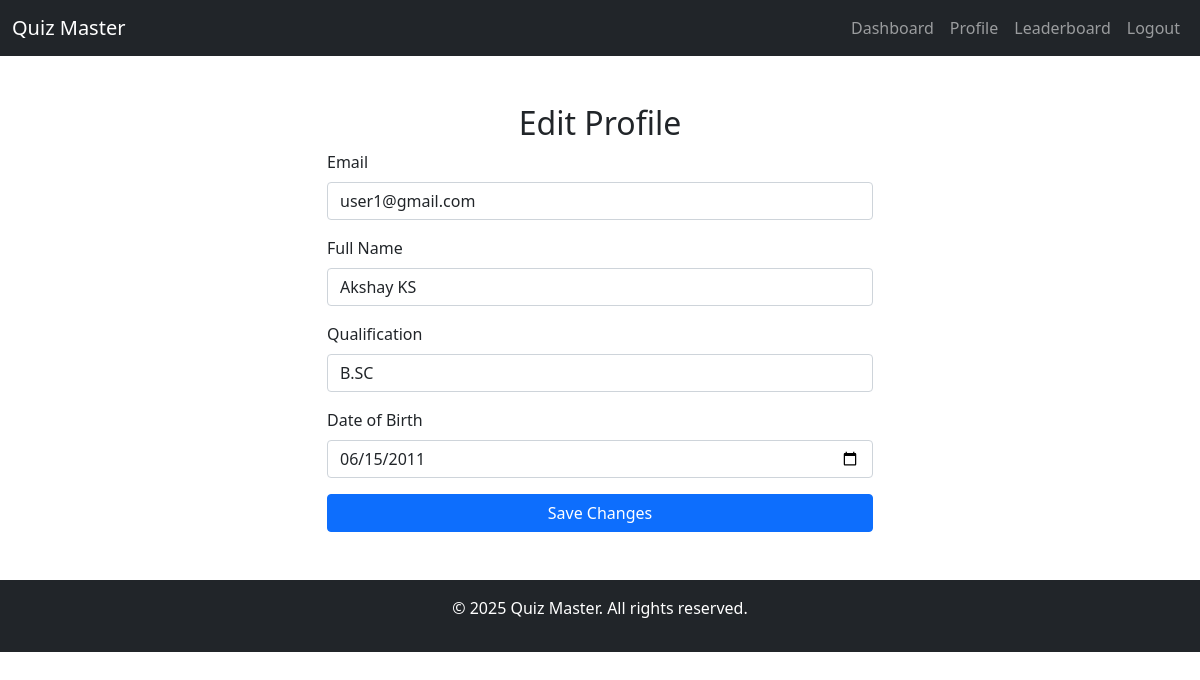
Screenshot of /edit_profile (signed in) with the database file from the repository.
### tables this page shows
CREATE TABLE users (
                    id INTEGER PRIMARY KEY AUTOINCREMENT,
                    username TEXT NOT NULL UNIQUE,
                    password TEXT NOT NULL,
                    full_name TEXT,
                    email TEXT NOT NULL UNIQUE,
                    phone TEXT,
                    qualification TEXT,
                    dob TEXT,
                    role TEXT NOT NULL CHECK(role IN ('admin', 'user'))
                  );

### app.py (the view, shortened to what this page needs)
@app.route('/edit_profile', methods=['GET', 'POST'])
def edit_profile():
    if 'user_id' not in session:
        return redirect(url_for('login'))
    conn = get_db_connection()
    user = conn.execute('SELECT * FROM users WHERE id = ?', (session['user_id'],)).fetchone()
    conn.close()
    return render_template('edit_profile.html', user=user)

### app.py (called while the page is built)
def get_db_connection():
    conn = sqlite3.connect(DATABASE)
    conn.row_factory = sqlite3.Row
    return conn

### templates/edit_profile.html (shortened to what this page needs)
<!DOCTYPE html>
<html lang="en">
<head>
    <link href="https://cdn.jsdelivr.net/npm/bootstrap@5.1.0/dist/css/bootstrap.min.css" rel="stylesheet">
</head>
<body>
    <nav class="navbar navbar-expand-lg navbar-dark bg-dark">
        <div class="container-fluid">
            <a class="navbar-brand" href="{{ url_for('index') }}">Quiz Master</a>
            <div class="collapse navbar-collapse" id="navbarNav">
                <ul class="navbar-nav ms-auto">
                    <li class="nav-item">
                        <a class="nav-link" href="{{ url_for('dashboard') }}">Dashboard</a>
                    </li>
                    <li class="nav-item">
                        <a class="nav-link" href="{{ url_for('profile') }}">Profile</a>
                    </li>
                    <li class="nav-item">
                        <a class="nav-link" href="{{ url_for('leaderboard') }}">Leaderboard</a>
                    </li>
                    <li class="nav-item">
                        <a class="nav-link" href="{{ url_for('logout') }}">Logout</a>
                    </li>
                </ul>
            </div>
        </div>
    </nav>
    <div class="container mt-5">
        <h2 class="text-center">Edit Profile</h2>
        <div class="row justify-content-center">
            <div class="col-md-6">
                <form action="{{ url_for('edit_profile') }}" method="POST">
                    <div class="mb-3">
                        <label for="email" class="form-label">Email</label>
                        <input type="email" class="form-control" id="email" name="email" value="{{ user.email }}" required>
                    </div>
                    <div class="mb-3">
                        <label for="full_name" class="form-label">Full Name</label>
                        <input type="text" class="form-control" id="full_name" name="full_name" value="{{ user.full_name or '' }}">
                    </div>
                    <div class="mb-3">
                        <label for="qualification" class="form-label">Qualification</label>
                        <input type="text" class="form-control" id="qualification" name="qualification" value="{{ user.qualification or '' }}">
                    </div>
                    <div class="mb-3">
                        <label for="dob" class="form-label">Date of Birth</label>
                        <input type="date" class="form-control" id="dob" name="dob" value="{{ user.dob or '' }}">
                    </div>
                    <button type="submit" class="btn btn-primary w-100">Save Changes</button>
                </form>
            </div>
        </div>
    </div>
    <footer class="bg-dark text-white text-center py-3 mt-5">
        <p>&copy; 2025 Quiz Master. All rights reserved.</p>
    </footer>
</body>
</html>

### rows the page displays
users: email "user1@gmail.com", full_name "Akshay KS", qualification "B.SC", dob "06/15/2011"
